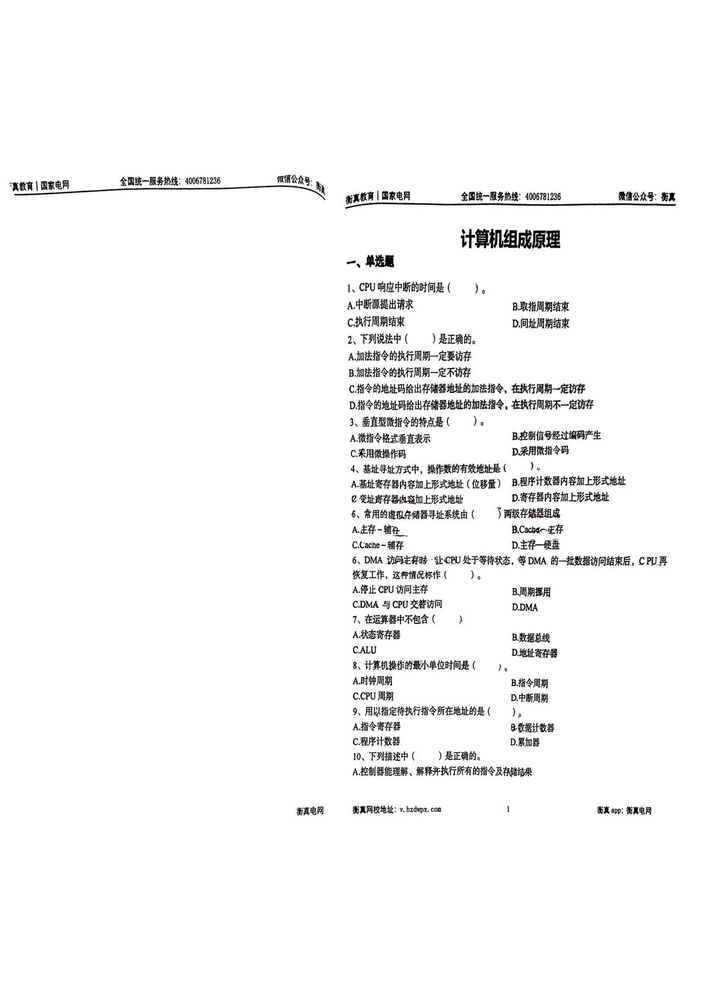
#> input picture 冲刺题本下-逐页转图片/冲刺题本下-逐页转图片-00003.jpg, 706 x 999 px, shrunk from 1190 x 1683 before the run; its folder holds only this picture in this run
$ python split_double_pages.py
#> lines starting #> are read from the running program, lines starting #| are printed output that depends on the picture; after the words box and inside, x2 and y2 are one past the last pixel; in counts of white or black regions, pixels touching at a corner belong together
#!/usr/bin/env python3
"""
Automatic splitter for double-page book scans.

The script analyses each image in a directory, identifies the gutter by
measuring text density in a central column range, and saves the left/right
pages as separate files.
"""

from __future__ import annotations

import argparse
import sys
from pathlib import Path
from typing import Iterable, Tuple

import numpy as np

try:
    import cv2  # type: ignore[import]
except ImportError:  # pragma: no cover - fallback path
    cv2 = None

from PIL import Image
from scipy.ndimage import gaussian_filter, uniform_filter


SUPPORTED_EXTENSIONS = {".jpg", ".jpeg", ".png", ".tif", ".tiff", ".bmp"}
ADAPTIVE_BLOCK_SIZE = 35
ADAPTIVE_C = 15


def read_image(path: Path) -> np.ndarray:
    """Load an image as a BGR numpy array."""
    if cv2 is not None:
        return cv2.imread(str(path), cv2.IMREAD_COLOR)
#> returned value is the input picture: shape (999, 706, 3); mean B, G, R 247.4, 247.4, 247.4

    with Image.open(path) as img:
        rgb = img.convert("RGB")
        array = np.array(rgb, dtype=np.uint8)
    return array[:, :, ::-1].copy()


def write_image(path: Path, image: np.ndarray) -> bool:
    """Persist a BGR numpy array to disk."""
    if cv2 is not None:
        return bool(cv2.imwrite(str(path), image))

    rgb = image[:, :, ::-1]
    Image.fromarray(rgb).save(path)
    return True


def preprocess_for_projection(image: np.ndarray) -> np.ndarray:
    """Return a binary image emphasising text regions for projection analysis."""
    if cv2 is not None:
        gray = cv2.cvtColor(image, cv2.COLOR_BGR2GRAY)
        blurred = cv2.GaussianBlur(gray, (5, 5), 0)
        binary = cv2.adaptiveThreshold(
            blurred,
            255,
            cv2.ADAPTIVE_THRESH_GAUSSIAN_C,
            cv2.THRESH_BINARY_INV,
            blockSize=ADAPTIVE_BLOCK_SIZE,
            C=ADAPTIVE_C,
        )
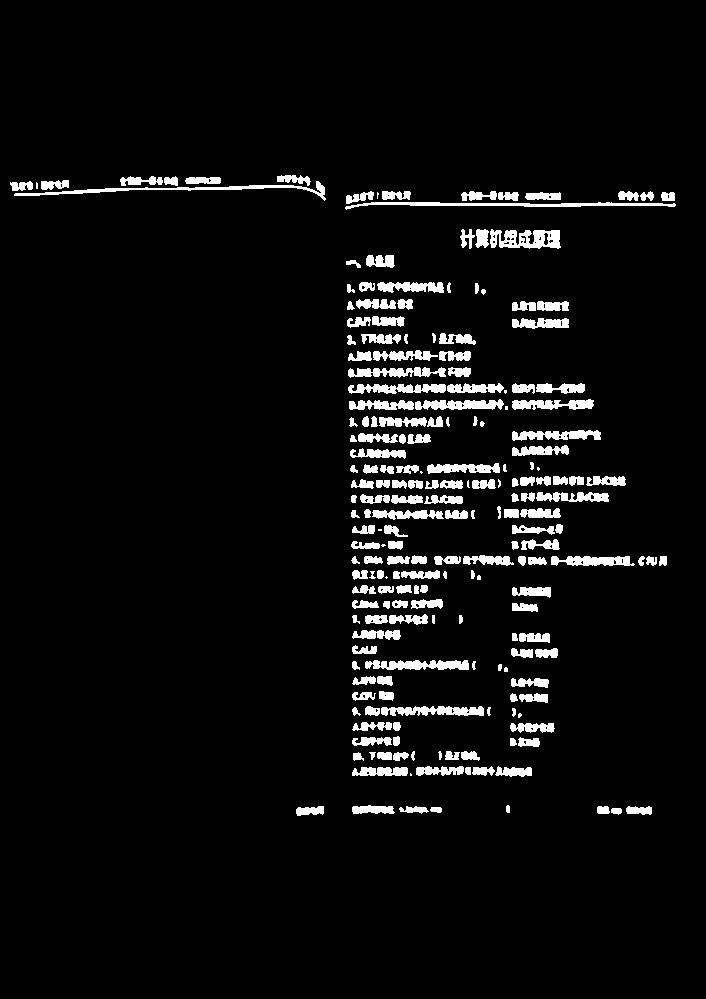
#> binary: shape (999, 706); 5.2% white; 210 white regions (15 under 20 px), largest, box (x1, y1, x2, y2) and area: (345, 202, 676, 210) 1043, (14, 181, 326, 201) 1020, (490, 229, 561, 249) 948
        return binary

    gray = (
        image[:, :, 0] * 0.114
        + image[:, :, 1] * 0.587
        + image[:, :, 2] * 0.299
    ).astype(np.float32)
    blurred = gaussian_filter(gray, sigma=1.2, mode="reflect")
    local_mean = uniform_filter(blurred, size=ADAPTIVE_BLOCK_SIZE, mode="reflect")
    threshold = local_mean - ADAPTIVE_C
    binary = np.where(blurred <= threshold, 255, 0).astype(np.uint8)
    return binary


def find_gutter_column(
    binary: np.ndarray,
    search_region: Tuple[float, float] = (0.35, 0.65),
    min_valley_ratio: float = 0.02,
) -> int:
    """
    Detect the x-coordinate of the gutter using vertical projection analysis.

    The detection focuses on a central band to avoid margins and uses a moving
    average to find a stable minimum in text density.
    """
#> called with search_region = (0.35, 0.65), min_valley_ratio = 0.02
    height, width = binary.shape[:2]

    start = max(int(width * search_region[0]), 0)
    end = min(int(width * search_region[1]), width)
    if end <= start:
        start = width // 3
        end = width - start

    projection = (binary // 255).sum(axis=0).astype(np.float32)
#> projection = 706 values, max 247 at index 385, min 0 at index 0, mean 51.72

    window = max(int(width * min_valley_ratio), 15)
    if window % 2 == 0:
        window += 1
    kernel = np.ones(window, dtype=np.float32) / float(window)
    smoothed = np.convolve(projection, kernel, mode="same")
#> smoothed = 706 values, max 230.5 at index 388, min 0 at index 0, mean 51.72

    search_slice = smoothed[start:end]
#> search_slice = 211 values, max 230.5 at index 141, min 0 at index 86, mean 90.91
    valley_index = int(np.argmin(search_slice))
#> valley_index = 86
    x_cut = start + valley_index
#> x_cut = 333

    x_cut = int(np.clip(x_cut, 1, width - 2))
    return x_cut


def process_image(path: Path, output_dir: Path, overwrite: bool = False) -> Tuple[Path, Path]:
    """Split a single image and persist the left/right pages."""
    image = read_image(path)
    if image is None:
        raise RuntimeError(f"Could not read image: {path}")

    binary = preprocess_for_projection(image)
    x_cut = find_gutter_column(binary)
#> x_cut = 333

    height, width = image.shape[:2]
    if x_cut <= 0 or x_cut >= width:
        x_cut = width // 2

    left_page = image[:, :x_cut]
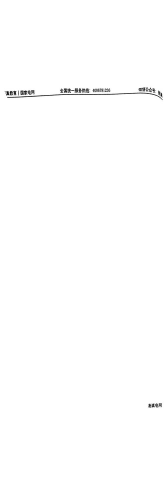
#> left_page: shape (999, 333, 3) (shown at 1/2 size); mean B, G, R 254, 254, 254
    right_page = image[:, x_cut:]
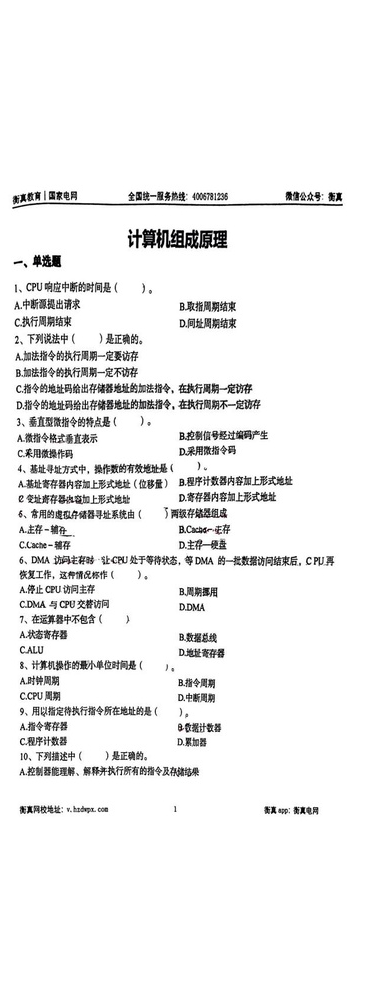
#> right_page: shape (999, 373, 3); mean B, G, R 241.5, 241.5, 241.5

    if left_page.size == 0 or right_page.size == 0:
        raise RuntimeError(f"Failed to split image cleanly: {path}")

    output_dir.mkdir(parents=True, exist_ok=True)
    suffix = path.suffix
    left_path = output_dir / f"{path.stem}_left{suffix}"
    right_path = output_dir / f"{path.stem}_right{suffix}"

    if not overwrite and left_path.exists():
        raise FileExistsError(f"Output already exists: {left_path}")
    if not overwrite and right_path.exists():
        raise FileExistsError(f"Output already exists: {right_path}")

    if not write_image(left_path, left_page):
        raise RuntimeError(f"Failed to write file: {left_path}")
    if not write_image(right_path, right_page):
        raise RuntimeError(f"Failed to write file: {right_path}")

    return left_path, right_path


def find_images(paths: Iterable[Path]) -> Iterable[Path]:
    """Yield image files from the given iterable that match supported extensions."""
    for path in paths:
        if path.suffix.lower() in SUPPORTED_EXTENSIONS:
            yield path


def parse_args(argv: Iterable[str]) -> argparse.Namespace:
    parser = argparse.ArgumentParser(
        description="Split double-page scans into single pages by locating the gutter."
    )
    parser.add_argument(
        "--input-dir",
        type=Path,
        default=Path.cwd(),
        help="Directory containing double-page images (default: current directory).",
    )
    parser.add_argument(
        "--output-dir",
        type=Path,
        default=None,
        help="Directory to store split pages (default: same as input).",
    )
    parser.add_argument(
        "--overwrite",
        action="store_true",
        help="Overwrite existing output files when set.",
    )
    parser.add_argument(
        "--extensions",
        type=str,
        nargs="*",
        default=None,
        help="Optional list of file extensions to process (default: common image types).",
    )
    return parser.parse_args(list(argv))


def main(argv: Iterable[str]) -> int:
    args = parse_args(argv)

    input_dir = args.input_dir.resolve()
    if not input_dir.exists() or not input_dir.is_dir():
        print(f"Input directory does not exist: {input_dir}", file=sys.stderr)
        return 1

    output_dir = args.output_dir.resolve() if args.output_dir else input_dir

    extensions = (
        {ext.lower() if ext.startswith(".") else f".{ext.lower()}" for ext in args.extensions}
        if args.extensions
        else SUPPORTED_EXTENSIONS
    )

    image_paths = sorted(find_images(input_dir.iterdir()), key=lambda p: p.name)
    image_paths = [p for p in image_paths if p.suffix.lower() in extensions]

    if not image_paths:
        print(f"No matching images found in {input_dir}", file=sys.stderr)
        return 1

    total = len(image_paths)
    for idx, image_path in enumerate(image_paths, start=1):
        try:
            left_path, right_path = process_image(image_path, output_dir, overwrite=args.overwrite)
        except Exception as exc:  # noqa: BLE001
            print(f"[{idx}/{total}] Failed: {image_path.name}: {exc}", file=sys.stderr)
            continue
        print(f"[{idx}/{total}] Split {image_path.name} -> {left_path.name}, {right_path.name}")
#| [1/1] Split 冲刺题本下-逐页转图片-00003.jpg -> 冲刺题本下-逐页转图片-00003_left.jpg, 冲刺题本下-逐页转图片-00003_right.jpg

    return 0


if __name__ == "__main__":
    raise SystemExit(main(sys.argv[1:]))
#> (the program exits here)

$ run again, on 冲刺题本下-逐页转图片/冲刺题本下-逐页转图片-00007.jpg
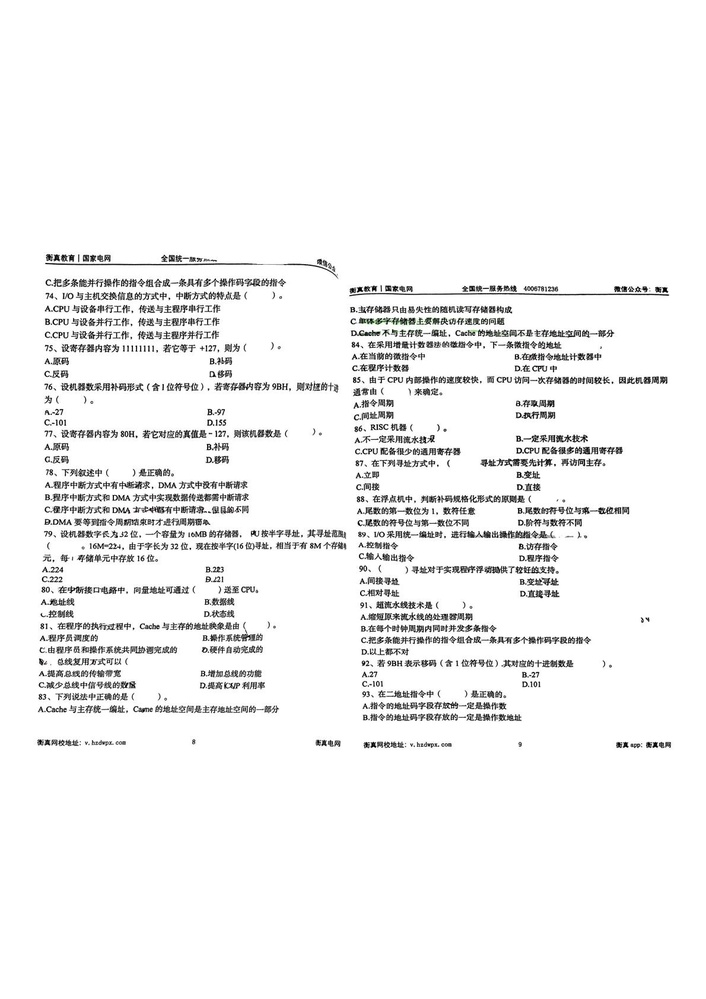
#> input picture 冲刺题本下-逐页转图片/冲刺题本下-逐页转图片-00007.jpg, 706 x 999 px, shrunk from 1190 x 1683 before the run
#> in read_image, returned value is the input picture: shape (999, 706, 3); mean B, G, R 243.8, 243.9, 243.8
#> in preprocess_for_projection, `binary = cv2.adaptiveThreshold( blurred, 255, cv2.ADAPTIVE_THRESH_GAUS..`:
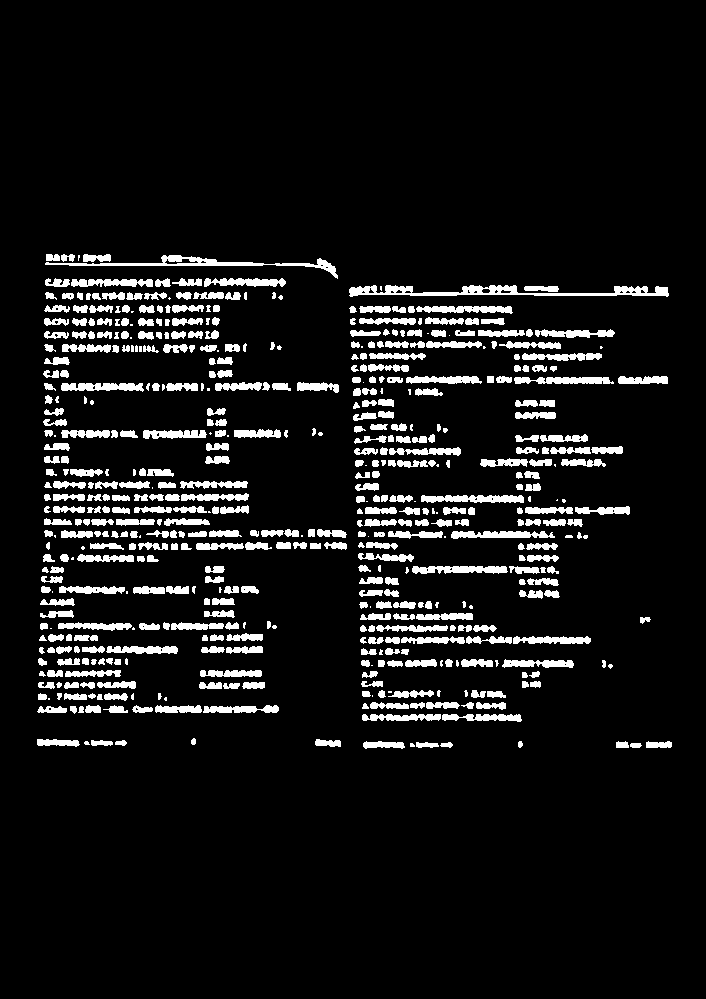
#> binary: shape (999, 706); 8.2% white; 542 white regions (75 under 20 px), largest, box (x1, y1, x2, y2) and area: (349, 285, 669, 297) 1774, (45, 255, 338, 279) 1236, (421, 495, 524, 503) 642
#> projection = 706 values, max 213 at index 46, min 0 at index 0, mean 81.54
#> smoothed = 706 values, max 176 at index 60, min 0 at index 0, mean 81.54
#> search_slice = 211 values, max 175.1 at index 128, min 15.4 at index 96, mean 83.26
#> valley_index = 96
#> in find_gutter_column, `x_cut = start + valley_index`: x_cut = 343
#> in process_image, `right_page = image[:, x_cut:]`:
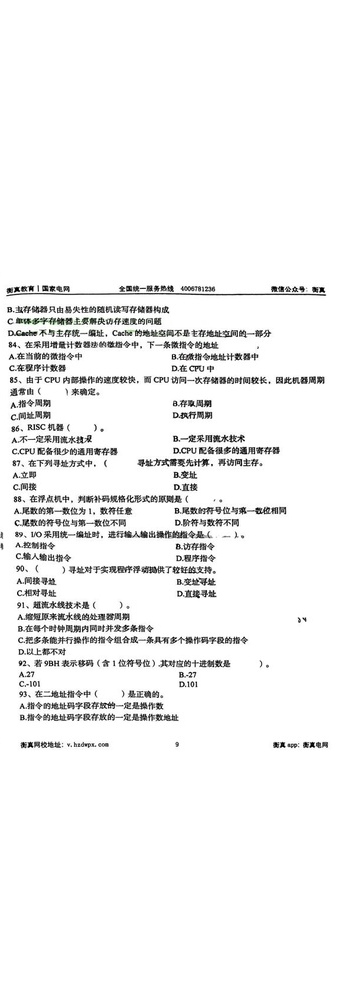
#> right_page: shape (999, 363, 3); mean B, G, R 244, 244, 244
#| [1/1] Split 冲刺题本下-逐页转图片-00007.jpg -> 冲刺题本下-逐页转图片-00007_left.jpg, 冲刺题本下-逐页转图片-00007_right.jpg

$ run again, on 冲刺题本下-逐页转图片/冲刺题本下-逐页转图片-00008.jpg
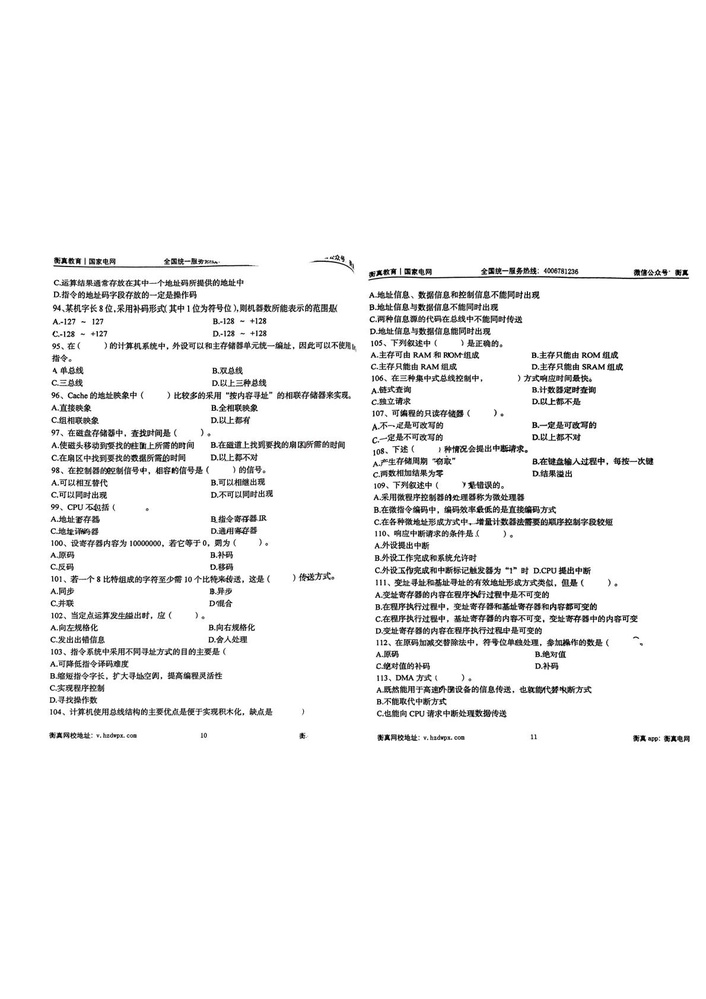
#> input picture 冲刺题本下-逐页转图片/冲刺题本下-逐页转图片-00008.jpg, 706 x 999 px, shrunk from 1190 x 1683 before the run
#> in read_image, returned value is the input picture: shape (999, 706, 3); mean B, G, R 243.9, 243.9, 243.9
#> in preprocess_for_projection, `binary = cv2.adaptiveThreshold( blurred, 255, cv2.ADAPTIVE_THRESH_GAUS..`:
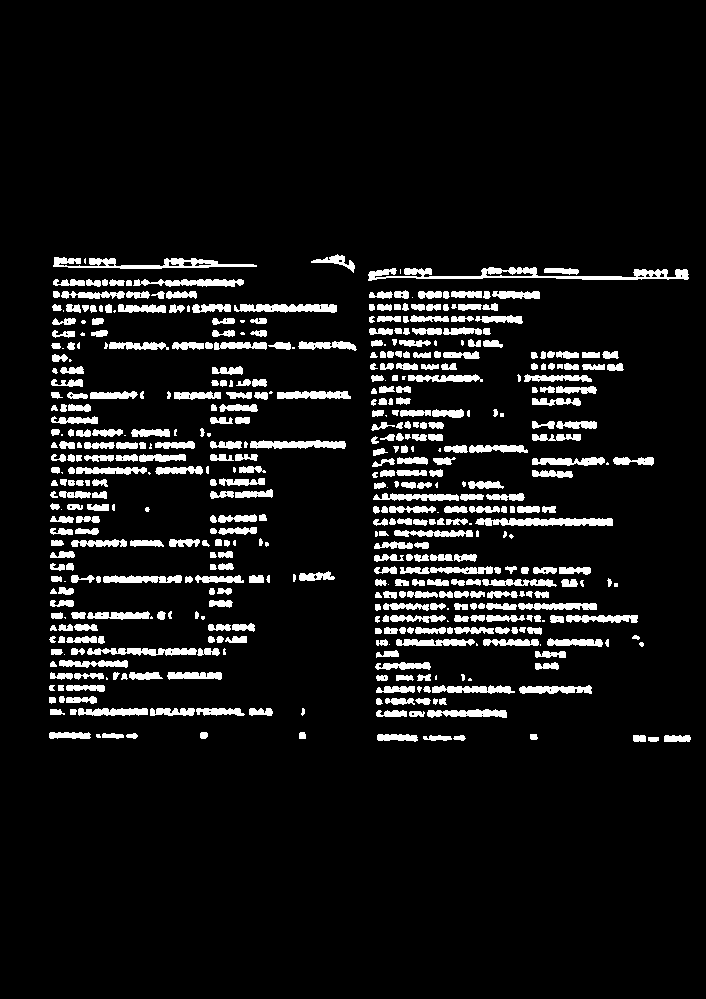
#> binary: shape (999, 706); 8.1% white; 506 white regions (67 under 20 px), largest, box (x1, y1, x2, y2) and area: (368, 267, 689, 281) 1770, (53, 257, 257, 269) 1128, (475, 518, 613, 526) 909
#> projection = 706 values, max 230 at index 72, min 0 at index 0, mean 80.92
#> smoothed = 706 values, max 189.7 at index 402, min 0 at index 0, mean 80.92
#> search_slice = 211 values, max 189.7 at index 155, min 1.33 at index 114, mean 87.73
#> valley_index = 114
#> in find_gutter_column, `x_cut = start + valley_index`: x_cut = 361
#> in process_image, `right_page = image[:, x_cut:]`:
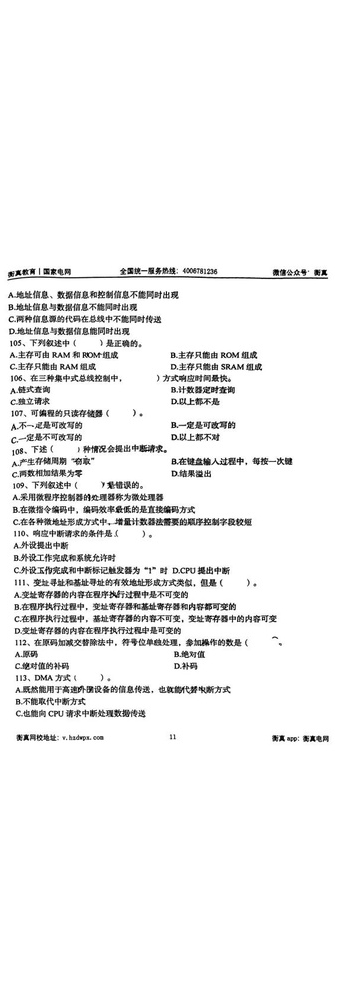
#> right_page: shape (999, 345, 3); min 0, max 255, mean 242.4
#| [1/1] Split 冲刺题本下-逐页转图片-00008.jpg -> 冲刺题本下-逐页转图片-00008_left.jpg, 冲刺题本下-逐页转图片-00008_right.jpg
